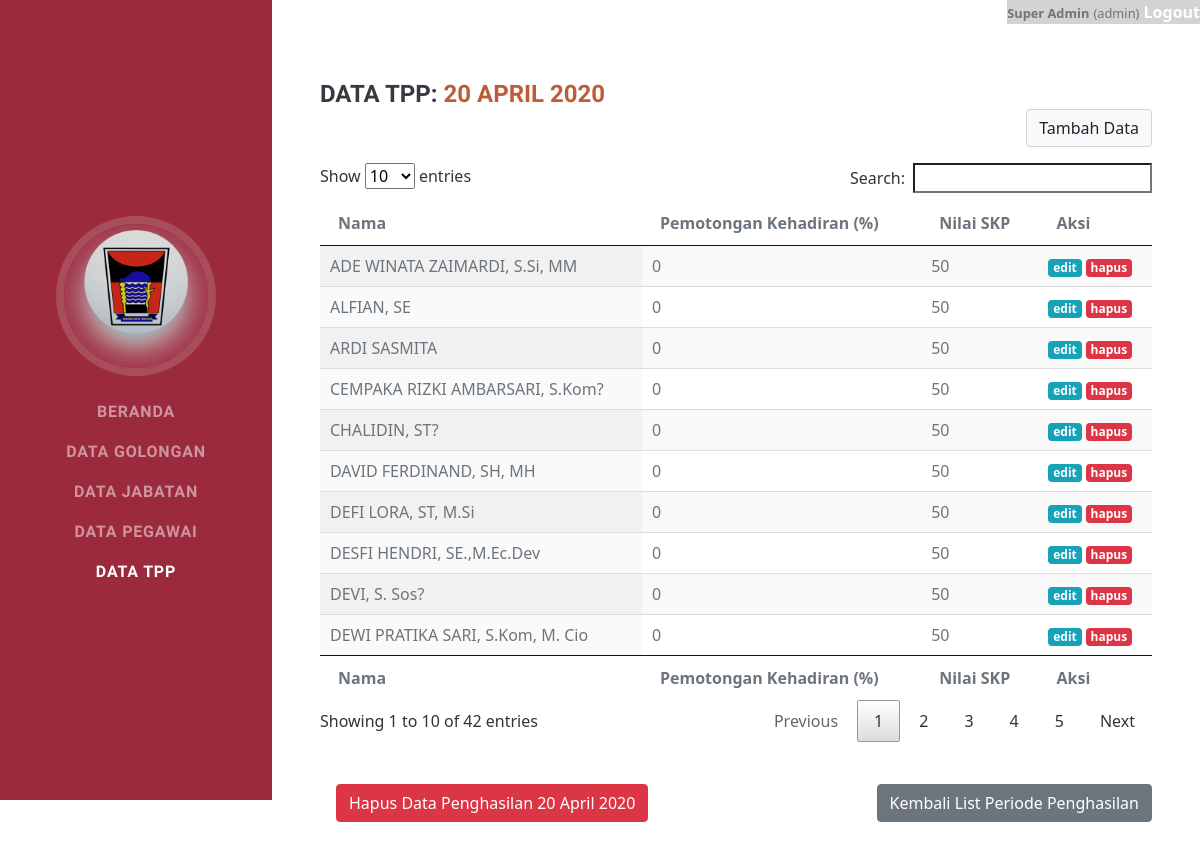
The page /penghasilan.php?periode=1 (signed in) on the database its author committed.
### tables this page shows
CREATE TABLE `periode_penerimaan` (
  `id_periode` int(11) NOT NULL,
  `tanggal` date DEFAULT NULL
);

CREATE TABLE `penerimaan` (
  `id_periode` int(11) NOT NULL,
  `nip` varchar(18) NOT NULL,
  `pemotongan_kehadiran` double NOT NULL,
  `skp` double NOT NULL
);

CREATE TABLE `pegawai` (
  `nip` varchar(18) NOT NULL,
  `nama` varchar(50) NOT NULL,
  `no_rekening` varchar(15) NOT NULL,
  `id_golongan` int(11) DEFAULT NULL,
  `id_jabatan` int(11) NOT NULL
);

### penghasilan.php (the view, shortened to what this page needs)
        <?php include('assets/menu.php') ?>
        <div class="container-fluid p-0">
            <?php
                $periode = mysqli_real_escape_string($con, $_GET['periode']);
                $query = "
                    SELECT tanggal
                    FROM periode_penerimaan
                    WHERE id_periode = $periode
                    ";
                $sql=mysqli_query($con, $query);
                 while ($t=mysqli_fetch_array($sql)) {
                    $tanggal = $t['tanggal'];
                }
                $tgl = date('d F Y', strtotime($tanggal));
                $periode2 = base64_encode($periode);
                $tgl2 = base64_encode($tanggal);
            ?>
            <section class="resume-section" id="penghasilan">
                <div class="resume-section-content">
                    <h4 class="mb-0">
                        Data TPP:
                        <span class="text-primary"><?php echo $tgl; ?></span>
                    </h4>
<a href="penghasilan-tambah.php?periode=<?php echo $periode ?>&tgl=<?php echo $tanggal ?>" name="akses" style="float: right; padding-bottom: 2%">
    <button class="btn btn-light" style="border-color: lightgray">Tambah Data</button>
</a>
<table id="example" class="display" style="width:100%">
        <thead>
            <tr>
                <th>Nama</th>
                <th>Pemotongan Kehadiran (%)</th>
                <th>Nilai SKP</th>
                <th name="akses">Aksi</th>
            </tr>
        </thead>
        <tbody>
            <?php
                $query = "
                        SELECT penerimaan.pemotongan_kehadiran, penerimaan.skp, pegawai.nama,
                        penerimaan.nip
                        FROM penerimaan
                        LEFT JOIN pegawai ON pegawai.nip=penerimaan.nip
                        LEFT JOIN periode_penerimaan ON periode_penerimaan.id_periode=penerimaan.id_periode
                        WHERE penerimaan.id_periode = $periode
                        ";
                $sql=mysqli_query($con, $query);
                while ($data=mysqli_fetch_array($sql)) {
                    $nip = $data['nip'];
                    $nama = $data['nama'];
                    $kehadiran = $data['pemotongan_kehadiran'];
                    $skp = $data['skp'];
                    echo "<tr>";
                    echo "<td>".$nama."</td>";
                    echo "<td>".$kehadiran."</td>";
                    echo "<td>".$skp."</td>";
                    $nip2 = base64_encode($nip);
                    echo '<td name="akses">
                        <a href="penghasilan-edit.php?periode='.$periode.'&nip='.$nip.'&tgl='.$tanggal.'" class="badge badge-info">edit</a>
                        <a href="penghasilan-hapus.php?nip='.$nip2.'&periode='.$periode2.'" class="badge badge-danger" onclick="return confirm(\'Yakin Hapus '.$nama.' | Pemotongan Kehadiran: '.$kehadiran.' | Nilai SKP: '.$skp.' ?\');">hapus</a>
                        </td>';
                    echo "</tr>";
                }
            ?>
        </tbody>
        <tfoot>
            <tr>
                <th>Nama</th>
                <th>Pemotongan Kehadiran (%)</th>
                <th>Nilai SKP</th>
                <th name="akses">Aksi</th>
            </tr>
        </tfoot>
    </table>
    <div style="padding-top: 5%">
        <a name="akses" href="periode-hapus.php?periode=<?php echo $periode2 ?>&tgl=<?php echo $tgl2 ?>" onclick="return confirm('Yakin Hapus Data Peride Penghasilan <?php echo $tgl ?> ?');" style="float: left;">
            <button type="submit" class="btn btn-danger mx-sm-3">Hapus Data Penghasilan <?php echo $tgl ?></button>
        </a>
        <a href="periode.php" style="float: right;">
            <button type="button" class="btn btn-secondary">Kembali List Periode Penghasilan</button>
        </a>
    </div>
<?php include('assets/footer.php') ?>

### rows shown on the page
periode_penerimaan: tanggal "20 APRIL 2020", tanggal "20 April 2020"
penerimaan: nip.nama "ALFIAN, SE", pemotongan_kehadiran "0", skp "50"
penerimaan: nip.nama "DESFI HENDRI, SE.,M.Ec.Dev", pemotongan_kehadiran "0", skp "50"
penerimaan: nip.nama "DAVID FERDINAND, SH, MH", pemotongan_kehadiran "0", skp "50"
penerimaan: nip.nama "DEFI LORA, ST, M.Si", pemotongan_kehadiran "0", skp "50"
penerimaan: nip.nama "ADE WINATA ZAIMARDI, S.Si, MM", pemotongan_kehadiran "0", skp "50"
penerimaan: nip.nama "DEWI PRATIKA SARI, S.Kom, M. Cio", pemotongan_kehadiran "0", skp "50"
penerimaan: nip.nama "DEVI, S. Sos?", pemotongan_kehadiran "0", skp "50"
penerimaan: nip.nama "CHALIDIN, ST?", pemotongan_kehadiran "0", skp "50"
penerimaan: nip.nama "CEMPAKA RIZKI AMBARSARI, S.Kom?", pemotongan_kehadiran "0", skp "50"
penerimaan: nip.nama "ARDI SASMITA", pemotongan_kehadiran "0", skp "50"

### other values the page prints
$_SESSION['nama'] "Super Admin"
$_SESSION['role'] "admin"
